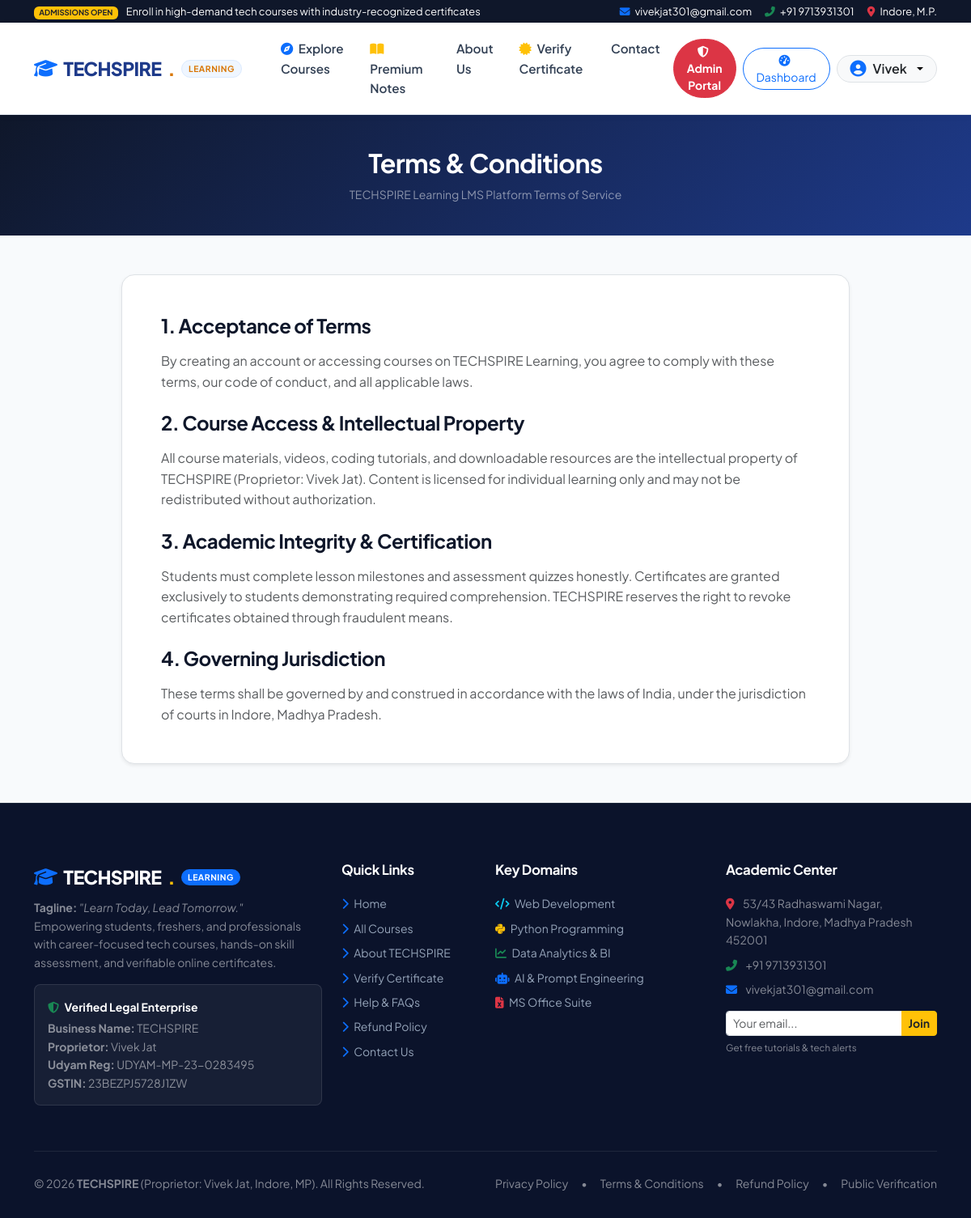
Page /terms-and-conditions/ (signed in) on the committed database.
### apps/core/models.py (models this page shows, shortened)
class SiteSetting(models.Model):
    brand_name = models.CharField(max_length=100, default="TECHSPIRE Learning")
    tagline = models.CharField(max_length=200, default="Learn Today, Lead Tomorrow.")
    business_name = models.CharField(max_length=100, default="TECHSPIRE")
    proprietor_name = models.CharField(max_length=100, default="Vivek Jat")
    business_type = models.CharField(max_length=100, default="Proprietorship / Micro Enterprise")
    location = models.CharField(max_length=100, default="Indore, Madhya Pradesh, India")
    address = models.TextField(default="53/43 Radhaswami Nagar, Nowlakha, Indore, Madhya Pradesh 452001")
    email = models.EmailField(default="vivekjat301@gmail.com")
    phone = models.CharField(max_length=20, default="+91 9713931301")
    udyam_registration = models.CharField(max_length=50, default="UDYAM-MP-23-0283495")
    gstin = models.CharField(max_length=50, default="23BEZPJ5728J1ZW")
    hero_title = models.CharField(max_length=200, default="Master In-Demand Tech Skills & Build Your Future")
    hero_subtitle = models.TextField(default="Industry-aligned hands-on courses in Web Development, Python, AI Tools, and Data Analytics. Earn verified certificates recognized by top employers.")
    class Meta:
        verbose_name = "Site Setting"
        verbose_name_plural = "Site Settings"
    @classmethod
    def load(cls):
        obj, created = cls.objects.get_or_create(pk=1)
        return obj

### apps/accounts/models.py (models this page shows, shortened)
class User(AbstractUser):
    ROLE_CHOICES = (
        ('student', 'Student'),
        ('instructor', 'Instructor'),
        ('admin', 'Admin'),
    )
    email = models.EmailField(unique=True, help_text="Required. Used for account login and notifications.")
    phone_number = models.CharField(max_length=20, blank=True, null=True, help_text="Contact number for communications.")
    role = models.CharField(max_length=20, choices=ROLE_CHOICES, default='student')
    avatar = models.ImageField(upload_to='avatars/', blank=True, null=True)
    is_verified = models.BooleanField(default=False)
    USERNAME_FIELD = 'email'
    REQUIRED_FIELDS = ['username', 'first_name', 'last_name']
    class Meta:
        verbose_name = 'User'
        verbose_name_plural = 'Users'
        ordering = ['-date_joined']

### apps/core/views.py (the view)
# urls.py: path('terms-and-conditions/', views.terms_view, name='terms'),
def terms_view(request):
    return render(request, 'core/terms.html', {'title': 'Terms & Conditions - TECHSPIRE Learning'})

### apps/core/context_processors.py (called while the page is built)
def business_context(request):
    try:
        site_setting = SiteSetting.load()
    except Exception:
        site_setting = None
    return {
        'site_setting': site_setting,
        'business_info': getattr(settings, 'BUSINESS_INFO', {}),
    }

### templates/core/terms.html (shortened to what this page needs)
{% extends 'base.html' %}
{% block content %}
<div class="bg-dark text-white py-4" style="background: linear-gradient(135deg, #0F172A 0%, #1E3A8A 100%);">
  <div class="container text-center py-3">
    <h1 class="h2 fw-bold">Terms & Conditions</h1>
    <p class="text-white-50 small mb-0">TECHSPIRE Learning LMS Platform Terms of Service</p>
  </div>
</div>
<section class="py-5">
  <div class="container bg-white p-4 p-md-5 rounded-4 border shadow-sm" style="max-width: 900px;">
    <h4 class="fw-bold mb-3 text-navy">1. Acceptance of Terms</h4>
    <p class="text-muted">By creating an account or accessing courses on TECHSPIRE Learning, you agree to comply with these terms, our code of conduct, and all applicable laws.</p>
    <h4 class="fw-bold mb-3 text-navy mt-4">2. Course Access & Intellectual Property</h4>
    <p class="text-muted">All course materials, videos, coding tutorials, and downloadable resources are the intellectual property of TECHSPIRE (Proprietor: Vivek Jat). Content is licensed for individual learning only and may not be redistributed without authorization.</p>
    <h4 class="fw-bold mb-3 text-navy mt-4">3. Academic Integrity & Certification</h4>
    <p class="text-muted">Students must complete lesson milestones and assessment quizzes honestly. Certificates are granted exclusively to students demonstrating required comprehension. TECHSPIRE reserves the right to revoke certificates obtained through fraudulent means.</p>
    <h4 class="fw-bold mb-3 text-navy mt-4">4. Governing Jurisdiction</h4>
    <p class="text-muted mb-0">These terms shall be governed by and construed in accordance with the laws of India, under the jurisdiction of courts in Indore, Madhya Pradesh.</p>
  </div>
</section>
{% endblock %}

### templates/base.html (shortened to what this page needs)
{% load static %}
<!DOCTYPE html>
<html lang="en">
<head>
  <link href="https://cdn.jsdelivr.net/npm/bootstrap@5.3.2/dist/css/bootstrap.min.css" rel="stylesheet">
  <link rel="stylesheet" href="https://cdnjs.cloudflare.com/ajax/libs/font-awesome/6.4.2/css/all.min.css">
  <link rel="stylesheet" href="{% static 'css/style.css' %}">
</head>
<body>
  <div class="bg-dark text-white py-1 px-3 d-none d-md-block" style="font-size: 0.8rem; background-color: #0F172A !important;">
    <div class="container d-flex justify-content-between align-items-center">
      <div>
        <span class="badge bg-warning text-dark me-2">ADMISSIONS OPEN</span>
        <span>Enroll in high-demand tech courses with industry-recognized certificates</span>
      </div>
      <div class="d-flex align-items-center gap-3">
        <span><i class="fas fa-envelope text-primary me-1"></i> {{ business_info.EMAIL }}</span>
        <span><i class="fas fa-phone-alt text-success me-1"></i> {{ business_info.PHONE }}</span>
        <span><i class="fas fa-map-marker-alt text-danger me-1"></i> Indore, M.P.</span>
      </div>
    </div>
  </div>
  <nav class="navbar navbar-expand-lg ts-navbar">
    <div class="container">
      <a class="navbar-brand ts-brand" href="{% url 'core:home' %}">
        <i class="fas fa-graduation-cap text-primary"></i> TECHSPIRE<span>.</span>
        <span class="ts-brand-badge">Learning</span>
      </a>
      <div class="collapse navbar-collapse" id="navbarMain">
        <ul class="navbar-nav me-auto mb-2 mb-lg-0 ms-lg-3">
          <li class="nav-item">
            <a class="nav-link" href="{% url 'courses:course_list' %}"><i class="fas fa-compass me-1 text-primary"></i> Explore Courses</a>
          </li>
          <li class="nav-item">
            <a class="nav-link" href="{% url 'notes:marketplace' %}"><i class="fas fa-book-open me-1 text-warning"></i> Premium Notes</a>
          </li>
          <li class="nav-item">
            <a class="nav-link" href="{% url 'core:about' %}">About Us</a>
          </li>
          <li class="nav-item">
            <a class="nav-link" href="{% url 'certificates:verify_public' %}"><i class="fas fa-certificate text-warning me-1"></i> Verify Certificate</a>
          </li>
          <li class="nav-item">
            <a class="nav-link" href="{% url 'core:contact' %}">Contact</a>
          </li>
        </ul>
        <div class="d-flex align-items-center gap-2">
          {% if user.is_authenticated %}
            {% if user.is_staff or user.role == 'admin' %}
              <a href="{% url 'dashboard:admin_overview' %}" class="btn btn-danger btn-sm rounded-pill px-3 fw-bold">
                <i class="fas fa-shield-alt me-1"></i> Admin Portal
              </a>
            {% endif %}
            <a href="{% url 'dashboard:student_dashboard' %}" class="btn btn-outline-primary btn-sm rounded-pill px-3">
              <i class="fas fa-tachometer-alt me-1"></i> Dashboard
            </a>
            <div class="dropdown">
              <button class="btn btn-light dropdown-toggle d-flex align-items-center gap-2 border rounded-pill px-3 py-1" type="button" id="userMenu" data-bs-toggle="dropdown" aria-expanded="false">
                <i class="fas fa-user-circle text-primary fs-5"></i>
                <span class="fw-semibold text-dark">{{ user.first_name|default:user.username }}</span>
              </button>
            </div>
          {% else %}
            <a href="{% url 'accounts:login' %}" class="btn btn-outline-secondary px-3 py-2 fw-semibold rounded-pill">Log In</a>
            <a href="{% url 'accounts:register' %}" class="btn btn-ts-primary px-4 py-2 fw-bold rounded-pill">Sign Up Free</a>
          {% endif %}
        </div>
      </div>
    </div>
  </nav>
  <main>
    {% block content %}
    {% endblock %}
  </main>
  <footer class="ts-footer">
    <div class="container">
      <div class="row g-4">
        <div class="col-lg-4 col-md-6">
          <div class="ts-brand text-white mb-2">
            <i class="fas fa-graduation-cap text-primary"></i> TECHSPIRE<span class="text-warning">.</span>
            <span class="ts-brand-badge bg-primary text-white border-0">Learning</span>
          </div>
          <p class="text-white-50 small mb-3">
            <strong>Tagline:</strong> <em>"Learn Today, Lead Tomorrow."</em><br>
            Empowering students, freshers, and professionals with career-focused tech courses, hands-on skill assessment, and verifiable online certificates.
          </p>
          <div class="business-trust-badge text-white-50 small">
            <div class="fw-bold text-white mb-1"><i class="fas fa-shield-alt text-success me-1"></i> Verified Legal Enterprise</div>
            <div><strong>Business Name:</strong> {{ business_info.BUSINESS_NAME }}</div>
            <div><strong>Proprietor:</strong> {{ business_info.PROPRIETOR_NAME }}</div>
            <div><strong>Udyam Reg:</strong> {{ business_info.UDYAM }}</div>
            <div><strong>GSTIN:</strong> {{ business_info.GSTIN }}</div>
          </div>
        </div>
        <div class="col-lg-2 col-md-6">
          <h5>Quick Links</h5>
          <ul class="list-unstyled small d-flex flex-column gap-2">
            <li><a href="{% url 'core:home' %}"><i class="fas fa-chevron-right me-1 text-primary"></i> Home</a></li>
            <li><a href="{% url 'courses:course_list' %}"><i class="fas fa-chevron-right me-1 text-primary"></i> All Courses</a></li>
            <li><a href="{% url 'core:about' %}"><i class="fas fa-chevron-right me-1 text-primary"></i> About TECHSPIRE</a></li>
            <li><a href="{% url 'certificates:verify_public' %}"><i class="fas fa-chevron-right me-1 text-primary"></i> Verify Certificate</a></li>
            <li><a href="{% url 'core:faq' %}"><i class="fas fa-chevron-right me-1 text-primary"></i> Help & FAQs</a></li>
            <li><a href="{% url 'core:refund_policy' %}"><i class="fas fa-chevron-right me-1 text-primary"></i> Refund Policy</a></li>
            <li><a href="{% url 'core:contact' %}"><i class="fas fa-chevron-right me-1 text-primary"></i> Contact Us</a></li>
          </ul>
        </div>
        <div class="col-lg-3 col-md-6">
          <h5>Key Domains</h5>
          <ul class="list-unstyled small d-flex flex-column gap-2">
            <li><a href="{% url 'courses:course_list' %}?category=web-development"><i class="fas fa-code me-1 text-info"></i> Web Development</a></li>
            <li><a href="{% url 'courses:course_list' %}?category=python-programming"><i class="fab fa-python me-1 text-warning"></i> Python Programming</a></li>
            <li><a href="{% url 'courses:course_list' %}?category=data-analytics"><i class="fas fa-chart-line me-1 text-success"></i> Data Analytics & BI</a></li>
            <li><a href="{% url 'courses:course_list' %}?category=ai-tools"><i class="fas fa-robot me-1 text-primary"></i> AI & Prompt Engineering</a></li>
            <li><a href="{% url 'courses:course_list' %}?category=ms-office-skills"><i class="fas fa-file-excel me-1 text-danger"></i> MS Office Suite</a></li>
          </ul>
        </div>
        <div class="col-lg-3 col-md-6">
          <h5>Academic Center</h5>
          <p class="small text-white-50 mb-2">
            <i class="fas fa-map-marker-alt text-danger me-2"></i> {{ business_info.ADDRESS }}
          </p>
          <p class="small text-white-50 mb-2">
            <i class="fas fa-phone-alt text-success me-2"></i> {{ business_info.PHONE }}
          </p>
          <p class="small text-white-50 mb-3">
            <i class="fas fa-envelope text-primary me-2"></i> {{ business_info.EMAIL }}
          </p>
          <form action="{% url 'core:newsletter_subscribe' %}" method="POST" class="mt-3">
            <div class="input-group input-group-sm">
              <input type="email" name="email" class="form-control" placeholder="Your email..." required>
              <button class="btn btn-warning fw-bold text-dark" type="submit">Join</button>
            </div>
            <span class="text-white-50" style="font-size: 0.72rem;">Get free tutorials & tech alerts</span>
          </form>
        </div>
      </div>
      <div class="ts-footer-bottom d-flex flex-column flex-md-row justify-content-between align-items-center gap-2 text-white-50 small">
        <div>
          © {% now "Y" %} <strong>TECHSPIRE</strong> (Proprietor: Vivek Jat, Indore, MP). All Rights Reserved.
        </div>
        <div class="d-flex gap-3">
          <a href="{% url 'core:privacy' %}" class="text-white-50">Privacy Policy</a>
          <span>•</span>
          <a href="{% url 'core:terms' %}" class="text-white-50">Terms & Conditions</a>
          <span>•</span>
          <a href="{% url 'core:refund_policy' %}" class="text-white-50">Refund Policy</a>
          <span>•</span>
          <a href="{% url 'certificates:verify_public' %}" class="text-white-50">Public Verification</a>
        </div>
      </div>
    </div>
  </footer>
</body>
</html>

### static/css/style.css (style rules this page uses)
:root { --ts-primary: #1E3A8A; --ts-primary-dark: #0F172A; --ts-primary-light: #3B82F6; --ts-accent: #D97706; --ts-accent-hover: #B45309; --ts-teal: #0D9488; --ts-bg-light: #F8FAFC; --ts-card-bg: #FFFFFF; --ts-text-main: #1E293B; --ts-text-muted: #64748B; --ts-border: #E2E8F0; --ts-radius-sm: 8px; --ts-radius-md: 12px; --ts-radius-lg: 16px; --ts-shadow-sm: 0 1px 3px rgba(0, 0, 0, 0.05), 0 1px 2px rgba(0, 0, 0, 0.03); --ts-shadow-md: 0 4px 6px -1px rgba(0, 0, 0, 0.07), 0 2px 4px -2px rgba(0, 0, 0, 0.04); --ts-shadow-lg: 0 10px 25px -3px rgba(15, 23, 42, 0.08), 0 4px 6px -4px rgba(15, 23, 42, 0.03); --ts-shadow-glow: 0 0 20px rgba(59, 130, 246, 0.15); }
body { font-family: 'Plus Jakarta Sans', -apple-system, BlinkMacSystemFont, 'Segoe UI', Roboto, Helvetica, Arial, sans-serif; color: var(--ts-text-main); background-color: var(--ts-bg-light); line-height: 1.6; min-height: 100vh; display: flex; flex-direction: column; }
main { flex: 1 0 auto; }
h1, h2, h3, h4, h5, h6 { font-weight: 700; color: var(--ts-primary-dark); letter-spacing: -0.02em; }
a { color: var(--ts-primary-light); text-decoration: none; transition: all 0.2s ease-in-out; }
.ts-navbar { background: rgba(255, 255, 255, 0.95); backdrop-filter: blur(10px); border-bottom: 1px solid var(--ts-border); box-shadow: 0 2px 10px rgba(0, 0, 0, 0.03); padding: 0.75rem 0; position: sticky; top: 0; z-index: 1030; }
.ts-brand { font-weight: 800; font-size: 1.45rem; letter-spacing: -0.03em; color: var(--ts-primary); display: flex; align-items: center; gap: 0.5rem; }
.ts-brand span { color: var(--ts-accent); }
.ts-brand-badge { font-size: 0.65rem; background: #EFF6FF; color: #1D4ED8; font-weight: 700; padding: 2px 8px; border-radius: 20px; text-transform: uppercase; letter-spacing: 0.05em; border: 1px solid #DBEAFE; }
.nav-link { font-weight: 600; font-size: 0.95rem; color: #334155 !important; padding: 0.5rem 1rem !important; border-radius: 6px; transition: all 0.2s ease; }
.ts-footer { background: #0B132B; color: #94A3B8; padding: 4.5rem 0 2rem; border-top: 1px solid #1E293B; }
.ts-footer h5 { color: #FFFFFF; font-size: 1.05rem; margin-bottom: 1.25rem; }
.ts-footer a { color: #94A3B8; }
.ts-footer-bottom { border-top: 1px solid rgba(255, 255, 255, 0.08); padding-top: 1.75rem; margin-top: 3.5rem; }
.business-trust-badge { background: rgba(255, 255, 255, 0.05); border: 1px solid rgba(255, 255, 255, 0.1); border-radius: 8px; padding: 1rem; }

### rows in the picture
SiteSetting: EMAIL "vivekjat301@gmail.com", BUSINESS_NAME "TECHSPIRE", PROPRIETOR_NAME "Vivek Jat", UDYAM "UDYAM-MP-23-0283495", GSTIN "23BEZPJ5728J1ZW", ADDRESS "53/43 Radhaswami Nagar, Nowlakha, Indore, Madhya Pradesh 452001"
User: first_name "Vivek"

### other values in the picture
{{ business_info.PHONE }} "+91 9713931301"
